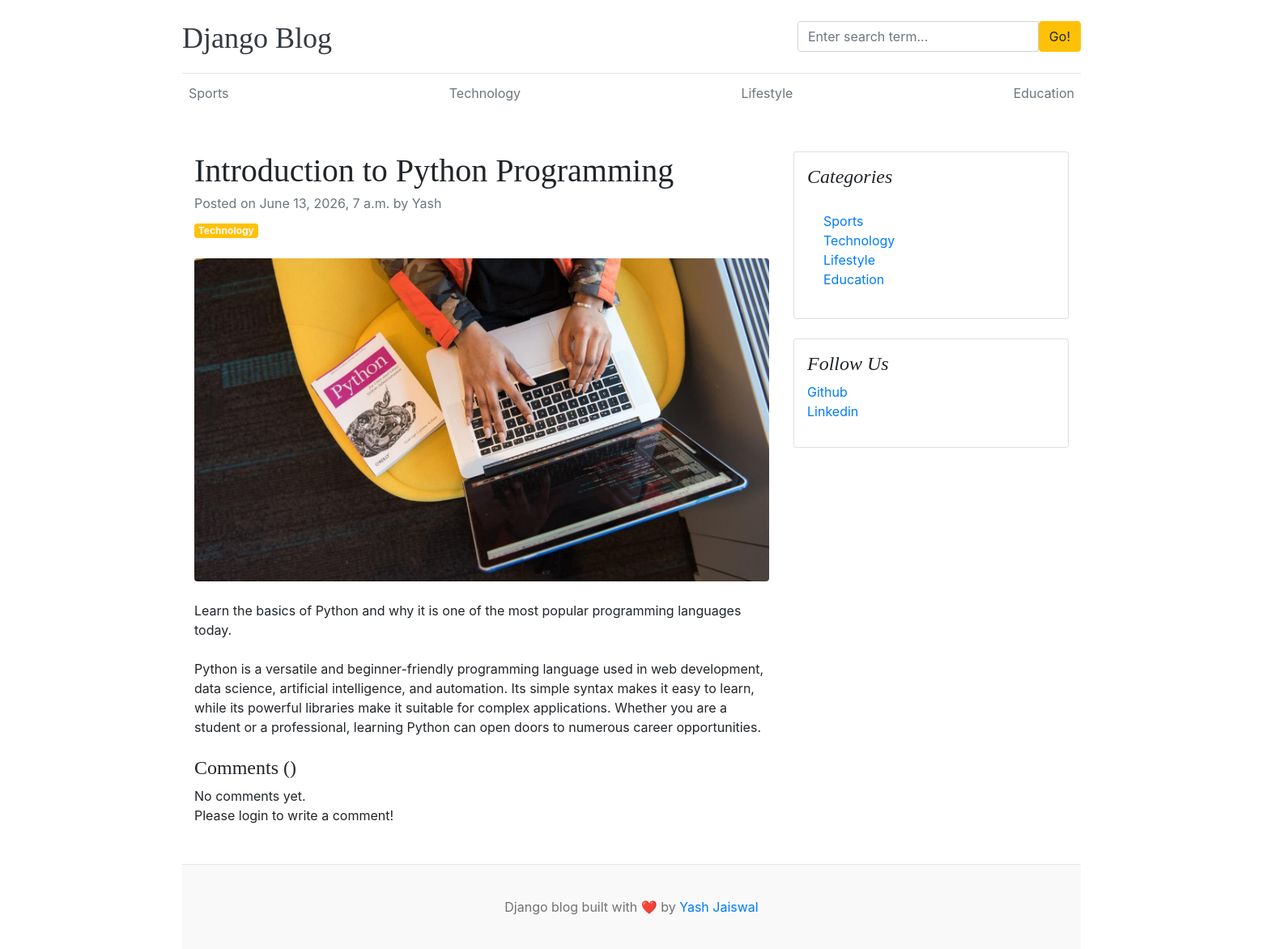
Screenshot of /blogs/introduction-to-python-programming/ with the database file from the repository.
### blogs/models.py (models this page shows, shortened)
class Category(models.Model):
    category_name = models.CharField(max_length=50, unique=True)
    created_at =  models.DateTimeField(auto_now_add=True)
    updated_at = models.DateTimeField(auto_now=True)
    class Meta:
        verbose_name_plural = "categories"
    def __str__(self):
        return self.category_name

class Blog(models.Model):
    title = models.CharField(max_length=100)
    slug = models.SlugField(max_length=150, unique=True, blank=True)
    category = models.ForeignKey(Category, on_delete=models.CASCADE)
    author = models.ForeignKey(User, on_delete=models.CASCADE)
    featured_image = models.ImageField(upload_to='uploads/%Y/%m/%d')
    short_description = models.TextField(max_length=500)
    blog_body = models.TextField(max_length=2000)
    status = models.CharField(max_length=20,choices=STATUS_CHOICES,default='Draft')
    is_featured = models.BooleanField(default=False)
    created_at = models.DateTimeField(auto_now_add=True)
    updated_at = models.DateTimeField(auto_now=True)

### assignments/models.py (models this page shows, shortened)
class SocialLink(models.Model):
    platform = models.CharField(max_length=25)
    link = models.URLField(max_length=100)
    created_at = models.DateTimeField(auto_now_add=True)
    updated_at = models.DateTimeField(auto_now=True)

### blogs/views.py (the view)
# urls.py: path('blogs/<slug:slug>/',BlogsView.blogs, name='blogs'),
def blogs(request,slug):
    single_blog = get_object_or_404(Blog, slug=slug, status='Published')
    context = {
        'single_blog': single_blog,
    }
    return render(request,'blogs.html',context)

### blogs/context_processors.py (called while the page is built)
def get_categories(request):
    categories = Category.objects.all()
    return dict(categories=categories)

def get_social_links(request):
    social_links = SocialLink.objects.all()
    return dict(social_links=social_links)

### templates/blogs.html
{% extends 'base.html' %}
{% block content %}
<div class="container mt-5">
    <div class="row">
        <div class="col-lg-8">
            <article>
                <header class="mb-4">
                    <h1 class="fw-bolder mb-1">{{ single_blog.title }}</h1>
                    <div class="text-muted fst-italic mb-2">Posted on {{ single_blog.created_at }} by {{ single_blog.author }}</div>
                    <a class="badge bg-warning text-decoration-none text-light" href="#!">{{ single_blog.category }}</a>
                </header>
                <figure class="mb-4"><img class="img-fluid rounded" src="{{ single_blog.featured_image.url }}" alt="..." /></figure>
                <section class="mb-5">
                    <p class="fs-5 mb-4">{{ single_blog.short_description }}</p>
                    <p class="fs-5 mb-4">{{ single_blog.blog_body }}</p>
                    <h4>Comments ({{ comment_count }})</h4>
                    {% if comments %}
                        {% for comment in comments %}
                            <div class="card mt-1">
                                <div class="card-body">
                                    <p class="card-text mb-0">{{ comment }}</p>
                                    <span>
                                        <small>By {{ comment.user }}</small>
                                        <small>| {{ comment.created_at | timesince }} ago</small>
                                    </span>
                                </div>
                            </div>
                        {% endfor %}
                    {% else %}
                    No comments yet.
                    {% endif %}
                    <br>
                    <div class="form-group">
                        {% if user.is_authenticated %}
                        <form action="" method="POST">
                            {% csrf_token %}
                            <div class="form-group">
                                <textarea name="comment" class="form-control" placeholder="Write your comment"></textarea>
                                <input type="submit" value="Submit" class="btn btn-primary mt-2">
                            </div>
                        </form>
                        {% else %}
                        <p>Please login to write a comment!</p>
                        {% endif %}
                    </div>
                </section>
            </article>
        </div>
        <div class="col-lg-4">
            <div class="card mb-4 p-3">
                <h4 class="font-italic">Categories</h4>
                <div class="card-body">
                    <div class="row">
                        <div class="col-sm-6">
                            <ul class="list-unstyled mb-0">
                                {% for cat in categories %}
                                <li><a href="{% url 'posts_by_category' cat.id %}">{{ cat.category_name }}</a></li>
                                {% endfor %}
                            </ul>
                        </div>
                    </div>
                </div>
            </div>
            {% if social_links %}
            <div class="card mb-4 p-3">
                <h4 class="font-italic">Follow Us</h4>
                <ol class="list-unstyled">
                    {% for i in social_links %}
                    <li><a href="{{ i.link }}" target="_blank">{{ i.platform }}</a></li>
                    {% endfor %}
                </ol>
            </div>
            {% endif %}
        </div>
    </div>
</div>
{% endblock %}

### templates/base.html (shortened to what this page needs)
{% load static %}
<!DOCTYPE html>
<html lang="en">
<head>
    <link href="https://getbootstrap.com/docs/4.0/dist/css/bootstrap.min.css" rel="stylesheet">
    <link href="{% static 'css/blog.css'%}" rel="stylesheet">
  </head>
<body>
    <div class="container">
      <header class="blog-header py-3">
        <div class="row flex-nowrap justify-content-between align-items-center">
          <div class="col-8 pt-1">
            <a class="blog-header-logo text-dark" href="/">Django Blog</a>
          </div>
          <div class="col-4">
            <form action="{% url 'search' %}" method="GET">
              <div class="input-group">
                <input class="form-control" type="text" name="keyword" value="{{ keyword }}" placeholder="Enter search term..." aria-label="Enter search term..." aria-describedby="button-search" />
                <button type="submit" class="btn btn-warning" id="button-search" type="button">Go!</button>
            </div>
            </form>
          </div>
          <div class="col-4 d-flex justify-content-end align-items-center">
          </div>
        </div>
      </header>
      <div class="nav-scroller py-1 mb-2">
        <nav class="nav d-flex justify-content-between">
          {% for cat in categories %}
          <a class="p-2 text-muted" href="{% url 'posts_by_catgory' cat.id %}">{{ cat }}</a>
          {% endfor %}
        </nav>
      </div>
{% block content %}
{% endblock %}
<footer class="blog-footer">
  <p>Django blog built with ❤️ by <a href="#">Yash Jaiswal</a></p>
</footer>
</body>
</html>

### static/css/blog.css (style rules this page uses)
.blog-header { border-bottom: 1px solid #e5e5e5; }
.blog-header-logo { font-family: "Playfair Display", Georgia, "Times New Roman", serif; font-size: 2.25rem; }
h1, h2, h3, h4, h5, h6 { font-family: "Playfair Display", Georgia, "Times New Roman", serif; }
.blog-footer { padding: 2.5rem 0; color: #727272; text-align: center; background-color: #f9f9f9; border-top: .05rem solid #e5e5e5; }
.blog-footer p:last-child { margin-bottom: 0; }

### rows the page displays
Category: category_name "Sports"
Category: category_name "Technology"
Category: category_name "Lifestyle"
Category: category_name "Education"
Blog: title "Introduction to Python Programming", created_at "June 13, 2026, 7 a.m.", author "Yash", category "Technology", featured_image (picture), short_description "Learn the basics of Python and why it is one of the most popular programming languages today.", blog_body "Python is a versatile and beginner-friendly programming language used in web development, data science, artificial intelligence, and automation. Its simple syntax makes it easy to learn, while its powerful libraries make it suitable for complex applications. Whether you are a student or a professional, learning Python can open doors to numerous career opportunities."
SocialLink: platform "Github"
SocialLink: platform "Linkedin"
